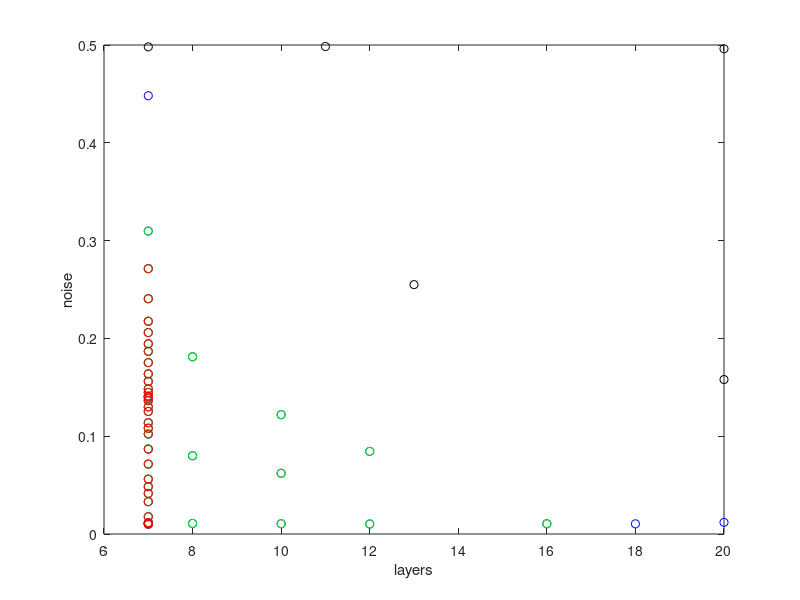

Source code (MATLAB):
% black - blue - green - red plot for ridge regression results

results = csvread( 'results_ridge.csv' );

err = results(:,1);

red = err < 0.203;
green = err < 0.205;
blue = err < 0.21;
black = err >= 0.21;

plot( results( black, 2 ), results( black, 3 ), 'ko' )
hold on;

plot( results( blue, 2 ), results( blue, 3 ), 'bo' )
plot( results( green, 2 ), results( green, 3 ), 'go' )
plot( results( red, 2 ), results( red, 3 ), 'ro' )

xlabel( 'layers')
ylabel( 'noise' )

hold off;

